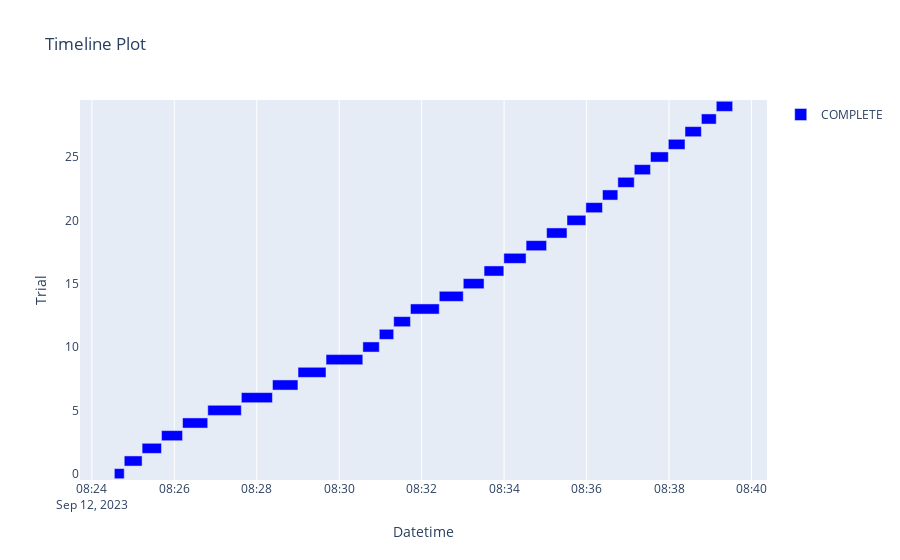

This figure's notebook cell:
### Markdown cell above
## evaluate optimization

### Code cell
fig = optuna.visualization.plot_timeline(study)
fig.show()

### Figure 1 — Plotly figure (JSON) as saved in the notebook; plotly's stock layout.template omitted (floating-point values rounded to 4 significant figures)
{"data": [{"base": ["2023-09-12T08:24:32.732228", "2023-09-12T08:24:47.139851", "2023-09-12T08:25:13.138313", "2023-09-12T08:25:41.433982", "2023-09-12T08:26:12.014122", "2023-09-12T08:26:48.714301", "2023-09-12T08:27:37.590844", "2023-09-12T08:28:22.878417", "2023-09-12T08:29:00.071503", "2023-09-12T08:29:40.858697", "2023-09-12T08:30:34.399820", "2023-09-12T08:30:58.376602", "2023-09-12T08:31:19.321702", "2023-09-12T08:31:43.726131", "2023-09-12T08:32:25.654249", "2023-09-12T08:33:00.590203", "2023-09-12T08:33:30.838685", "2023-09-12T08:33:59.599030", "2023-09-12T08:34:31.999878", "2023-09-12T08:35:01.822552", "2023-09-12T08:35:31.525617", "2023-09-12T08:35:59.022318", "2023-09-12T08:36:23.217980", "2023-09-12T08:36:45.522776", "2023-09-12T08:37:09.463352", "2023-09-12T08:37:33.066509", "2023-09-12T08:37:59.062867", "2023-09-12T08:38:23.293699", "2023-09-12T08:38:47.139087", "2023-09-12T08:39:08.811794"], "hovertemplate": "%{text}<extra>COMPLETE</extra>", "marker": {"color": "blue"}, "name": "COMPLETE", "orientation": "h", "text": ["{<br>  \"number\": 0,<br>  \"values\": [<br>    0.004751371188523114,<br>    0.793028248167802<br>  ],<br>  \"params\": {<br>    \"roughness_1\": 140,<br>    \"roughness_2\": 120<br>  }<br>}", "{<br>  \"number\": 1,<br>  \"values\": [<br>    0.0038995815922848336,<br>    0.8882192092811824<br>  ],<br>  \"params\": {<br>    \"roughness_1\": 100,<br>    \"roughness_2\": 120<br>  }<br>}", "{<br>  \"number\": 2,<br>  \"values\": [<br>    0.011198191098526995,<br>    0.6738858992434041<br>  ],<br>  \"params\": {<br>    \"roughness_1\": 140,<br>    \"roughness_2\": 40<br>  }<br>}", "{<br>  \"number\": 3,<br>  \"values\": [<br>    0.005513206233864342,<br>    0.8222303631789104<br>  ],<br>  \"params\": {<br>    \"roughness_1\": 120,<br>    \"roughness_2\": 140<br>  }<br>}", "{<br>  \"number\": 4,<br>  \"values\": [<br>    0.0037541914973551424,<br>    0.8114075309023684<br>  ],<br>  \"params\": {<br>    \"roughness_1\": 140,<br>    \"roughness_2\": 80<br>  }<br>}", "{<br>  \"number\": 5,<br>  \"values\": [<br>    0.0032389810252479168,<br>    0.8027569655951384<br>  ],<br>  \"params\": {<br>    \"roughness_1\": 140,<br>    \"roughness_2\": 100<br>  }<br>}", "{<br>  \"number\": 6,<br>  \"values\": [<br>    0.00576259666001142,<br>    0.8012442049832403<br>  ],<br>  \"params\": {<br>    \"roughness_1\": 130,<br>    \"roughness_2\": 140<br>  }<br>}", "{<br>  \"number\": 7,<br>  \"values\": [<br>    0.0031123338267791123,<br>    0.9862794662389803<br>  ],<br>  \"params\": {<br>    \"roughness_1\": 50,<br>    \"roughness_2\": 50<br>  }<br>}", "{<br>  \"number\": 8,<br>  \"values\": [<br>    0.0028266559505536783,<br>    0.956660166936835<br>  ],<br>  \"params\": {<br>    \"roughness_1\": 40,<br>    \"roughness_2\": 80<br>  }<br>}", "{<br>  \"number\": 9,<br>  \"values\": [<br>    0.006077345158666297,<br>    0.8436930833381023<br>  ],<br>  \"params\": {<br>    \"roughness_1\": 110,<br>    \"roughness_2\": 60<br>  }<br>}", "{<br>  \"number\": 10,<br>  \"values\": [<br>    0.005049268877698081,<br>    0.8986408953915394<br>  ],<br>  \"params\": {<br>    \"roughness_1\": 90,<br>    \"roughness_2\": 60<br>  }<br>}", "{<br>  \"number\": 11,<br>  \"values\": [<br>    0.008517976219933254,<br>    0.781053990562422<br>  ],<br>  \"params\": {<br>    \"roughness_1\": 120,<br>    \"roughness_2\": 50<br>  }<br>}", "{<br>  \"number\": 12,<br>  \"values\": [<br>    0.0034027246730889637,<br>    0.9672587315117759<br>  ],<br>  \"params\": {<br>    \"roughness_1\": 80,<br>    \"roughness_2\": 120<br>  }<br>}", "{<br>  \"number\": 13,<br>  \"values\": [<br>    0.006232405225909829,<br>    0.798380811767831<br>  ],<br>  \"params\": {<br>    \"roughness_1\": 130,<br>    \"roughness_2\": 150<br>  }<br>}", "{<br>  \"number\": 14,<br>  \"values\": [<br>    0.011198191098526995,<br>    0.6738858992434041<br>  ],<br>  \"params\": {<br>    \"roughness_1\": 140,<br>    \"roughness_2\": 40<br>  }<br>}", "{<br>  \"number\": 15,<br>  \"values\": [<br>    0.0047059328577866875,<br>    0.9803002007880933<br>  ],<br>  \"params\": {<br>    \"roughness_1\": 60,<br>    \"roughness_2\": 150<br>  }<br>}", "{<br>  \"number\": 16,<br>  \"values\": [<br>    0.0031830330495919144,<br>    0.9902664313851991<br>  ],<br>  \"params\": {<br>    \"roughness_1\": 70,<br>    \"roughness_2\": 120<br>  }<br>}", "{<br>  \"number\": 17,<br>  \"values\": [<br>    0.007217971819640218,<br>    0.8556677588393952<br>  ],<br>  \"params\": {<br>    \"roughness_1\": 90,<br>    \"roughness_2\": 50<br>  }<br>}", "{<br>  \"number\": 18,<br>  \"values\": [<br>    0.007755185809476758,<br>    0.8253918402917754<br>  ],<br>  \"params\": {<br>    \"roughness_1\": 100,<br>    \"roughness_2\": 50<br>  }<br>}", "{<br>  \"number\": 19,<br>  \"values\": [<br>    0.010156951591454326,<br>    0.7407796283532567<br>  ],<br>  \"params\": {<br>    \"roughness_1\": 100,<br>    \"roughness_2\": 40<br>  }<br>}", "{<br>  \"number\": 20,<br>  \"values\": [<br>    0.013123629779775948,<br>    0.600306126356328<br>  ],<br>  \"params\": {<br>    \"roughness_1\": 120,<br>    \"roughness_2\": 30<br>  }<br>}", "{<br>  \"number\": 21,<br>  \"values\": [<br>    0.0065342027227822674,<br>    0.8916458047740083<br>  ],<br>  \"params\": {<br>    \"roughness_1\": 80,<br>    \"roughness_2\": 50<br>  }<br>}", "{<br>  \"number\": 22,<br>  \"values\": [<br>    0.0024749378430615914,<br>    0.9938012867331305<br>  ],<br>  \"params\": {<br>    \"roughness_1\": 60,<br>    \"roughness_2\": 100<br>  }<br>}", "{<br>  \"number\": 23,<br>  \"values\": [<br>    0.00576259666001142,<br>    0.8012442049832403<br>  ],<br>  \"params\": {<br>    \"roughness_1\": 130,<br>    \"roughness_2\": 140<br>  }<br>}", "{<br>  \"number\": 24,<br>  \"values\": [<br>    0.001959277019504327,<br>    0.9771018461196039<br>  ],<br>  \"params\": {<br>    \"roughness_1\": 40,<br>    \"roughness_2\": 50<br>  }<br>}", "{<br>  \"number\": 25,<br>  \"values\": [<br>    0.008287883720408576,<br>    0.8512441975312425<br>  ],<br>  \"params\": {<br>    \"roughness_1\": 70,<br>    \"roughness_2\": 40<br>  }<br>}", "{<br>  \"number\": 26,<br>  \"values\": [<br>    0.005170089263675306,<br>    0.9131158960137767<br>  ],<br>  \"params\": {<br>    \"roughness_1\": 30,<br>    \"roughness_2\": 110<br>  }<br>}", "{<br>  \"number\": 27,<br>  \"values\": [<br>    0.004913817389229855,<br>    0.7812849001974653<br>  ],<br>  \"params\": {<br>    \"roughness_1\": 150,<br>    \"roughness_2\": 120<br>  }<br>}", "{<br>  \"number\": 28,<br>  \"values\": [<br>    0.012318673345279939,<br>    0.65070533253805<br>  ],<br>  \"params\": {<br>    \"roughness_1\": 90,<br>    \"roughness_2\": 30<br>  }<br>}", "{<br>  \"number\": 29,<br>  \"values\": [<br>    0.008517976219933254,<br>    0.781053990562422<br>  ],<br>  \"params\": {<br>    \"roughness_1\": 120,<br>    \"roughness_2\": 50<br>  }<br>}"], "textposition": "none", "type": "bar", "x": [14400.0, 25980.0, 28230.0, 30550.0, 36640.0, 48810.0, 45240.0, 37060.0, 40750.0, 53480.0, 23960.0, 20940.0, 24390.0, 41920.0, 34920.0, 30230.0, 28740.0, 32380.0, 29800.0, 29700.0, 27490.0, 24180.0, 22290.0, 23920.0, 23580.0, 25980.0, 24210.0, 23820.0, 21650.0, 23830.0], "y": [0, 1, 2, 3, 4, 5, 6, 7, 8, 9, 10, 11, 12, 13, 14, 15, 16, 17, 18, 19, 20, 21, 22, 23, 24, 25, 26, 27, 28, 29]}], "layout": {"showlegend": true, "title": {"text": "Timeline Plot"}, "xaxis": {"title": {"text": "Datetime"}, "type": "date"}, "yaxis": {"title": {"text": "Trial"}}}}
